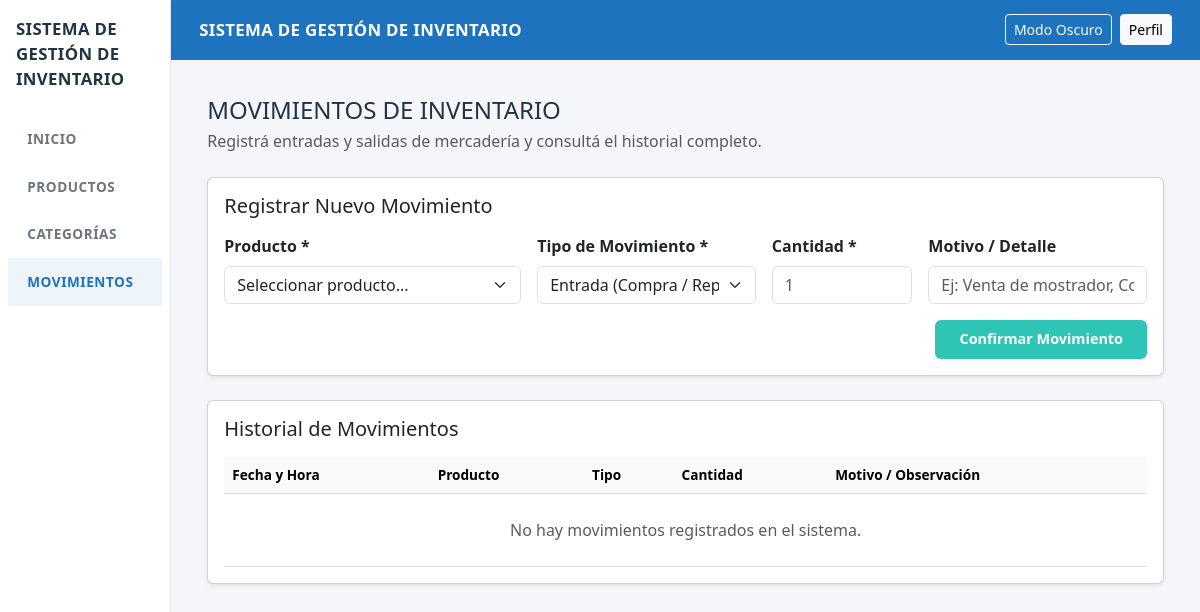
Before: /movimientos/ with the older database file.
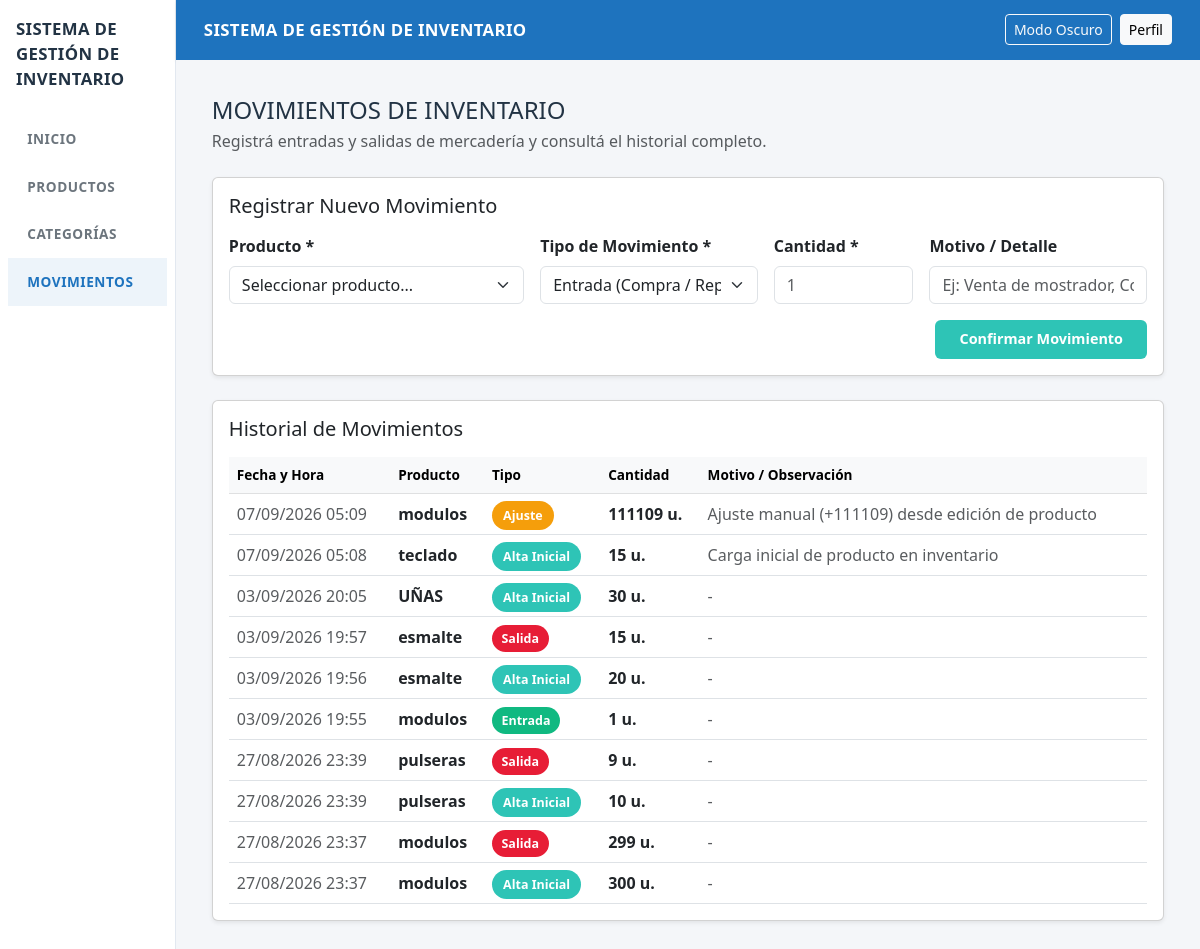
After: the same page with the newer database file.
### inventario/models.py (models this page shows, shortened)
class Movimiento(models.Model):
    TIPO_CHOICES = [
        ('ENTRADA', 'Entrada (Reposición)'),
        ('SALIDA', 'Salida (Consumo / Venta)'),
        ('ALTA', 'Alta Inicial'),
        ('AJUSTE', 'Ajuste de Stock'),
    ]
    producto = models.ForeignKey(Producto, on_delete=models.SET_NULL, null=True, blank=True)
    tipo = models.CharField(max_length=10, choices=TIPO_CHOICES)
    cantidad = models.IntegerField()
    motivo = models.CharField(max_length=200, blank=True, null=True)
    fecha = models.DateTimeField(auto_now_add=True)

class Producto(models.Model):
    nombre = models.CharField(max_length=150)
    categoria = models.ForeignKey(Categoria, on_delete=models.CASCADE)
    stock = models.IntegerField(default=0)
    precio = models.DecimalField(max_digits=10, decimal_places=2)
    activo = models.BooleanField(default=True)

### inventario/views.py (the view, shortened to what this page needs)
# urls.py: path('movimientos/', views.movimientos, name='movimientos'),
def movimientos(request):
    lista_movimientos = Movimiento.objects.select_related('producto').order_by('-fecha')
    productos_disponibles = Producto.objects.filter(activo=True).order_by('nombre')
    return render(request, 'inventario/movimientos.html', {
        'movimientos': lista_movimientos,
        'productos': productos_disponibles,
    })

### inventario/templates/inventario/movimientos.html (shortened to what the changed rows need)
{% extends 'inventario/base.html' %}
{% block contenido %}
<div class="page-header mb-4">
    <div>
        <h2 class="h4 mb-1">MOVIMIENTOS DE INVENTARIO</h2>
    </div>
</div>
<div class="card shadow-sm">
    <div class="card-body">
        <div class="table-responsive">
            <table class="table table-hover align-middle mb-0">
                <thead class="table-light">
                    <tr>
                        <th>Fecha y Hora</th>
                        <th>Producto</th>
                        <th>Tipo</th>
                        <th>Cantidad</th>
                        <th>Motivo / Observación</th>
                    </tr>
                </thead>
                <tbody>
                    {% for m in movimientos %}
                        <tr>
                            <td class="text-muted">{{ m.fecha|date:'d/m/Y H:i' }}</td>
                            <td>
                                <strong>{{ m.producto.nombre|default:"(Producto dado de baja)" }}</strong>
                            </td>
                            <td>
                                {% if m.tipo == 'ENTRADA' %}
                                    <span class="badge-success">Entrada</span>
                                {% elif m.tipo == 'ALTA' %}
                                    <span class="badge-normal">Alta Inicial</span>
                                {% elif m.tipo == 'AJUSTE' %}
                                    <span class="badge-bajo">Ajuste</span>
                                {% else %}
                                    <span class="badge-danger">Salida</span>
                                {% endif %}
                            </td>
                            <td>
                                <span class="fw-bold">{{ m.cantidad }} u.</span>
                            </td>
                            <td class="text-muted">
                                {{ m.motivo|default:"-" }}
                            </td>
                        </tr>
                    {% empty %}
                        <tr>
                            <td colspan="5" class="text-center py-4 text-muted">
                                No hay movimientos registrados en el sistema.
                            </td>
                        </tr>
                    {% endfor %}
                </tbody>
            </table>
        </div>
    </div>
</div>
{% endblock %}

Changed rows visible on the page:
added Movimiento: fecha "07/09/2026 05:09", producto.nombre "modulos", tipo "Ajuste", cantidad "111109", motivo "Ajuste manual (+111109) desde edición de producto"
added Movimiento: fecha "07/09/2026 05:08", producto.nombre "teclado", tipo "Alta Inicial", cantidad "15", motivo "Carga inicial de producto en inventario"
added Movimiento: fecha "03/09/2026 20:05", producto.nombre "UÑAS", tipo "Alta Inicial", cantidad "30", motivo "-"
added Movimiento: fecha "03/09/2026 19:57", producto.nombre "esmalte", tipo "Salida", cantidad "15", motivo "-"
added Movimiento: fecha "03/09/2026 19:56", producto.nombre "esmalte", tipo "Alta Inicial", cantidad "20", motivo "-"
added Movimiento: fecha "03/09/2026 19:55", producto.nombre "modulos", tipo "Entrada", cantidad "1", motivo "-"
added Movimiento: fecha "27/08/2026 23:39", producto.nombre "pulseras", tipo "Salida", cantidad "9", motivo "-"
added Movimiento: fecha "27/08/2026 23:39", producto.nombre "pulseras", tipo "Alta Inicial", cantidad "10", motivo "-"
added Movimiento: fecha "27/08/2026 23:37", producto.nombre "modulos", tipo "Salida", cantidad "299", motivo "-"
added Movimiento: fecha "27/08/2026 23:37", producto.nombre "modulos", tipo "Alta Inicial", cantidad "300", motivo "-"
Other visible differences:
text no longer shown: "No hay movimientos registrados en el sistema."
